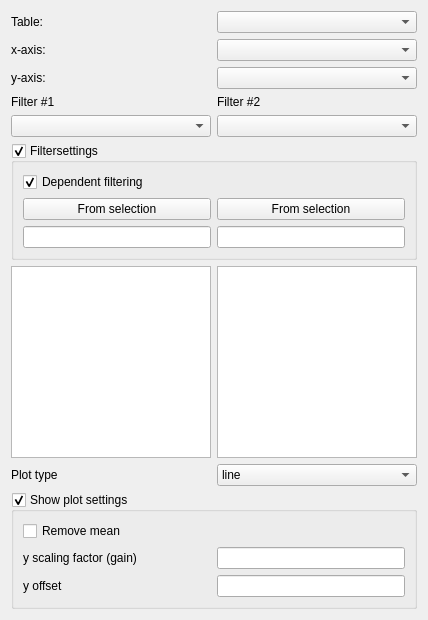
               <widget class="QWidget" name="tab_3">
                <attribute name="title">
                 <string>Tab 3</string>
                </attribute>
                <layout class="QGridLayout" name="gridLayout_13">
                 <item row="0" column="0">
                  <layout class="QGridLayout" name="gridLayout_12">
                   <item row="0" column="0">
                    <widget class="QLabel" name="table_QLabel_3">
                     <property name="sizePolicy">
                      <sizepolicy hsizetype="Preferred" vsizetype="Fixed">
                       <horstretch>0</horstretch>
                       <verstretch>0</verstretch>
                      </sizepolicy>
                     </property>
                     <property name="minimumSize">
                      <size>
                       <width>92</width>
                       <height>0</height>
                      </size>
                     </property>
                     <property name="font">
                      <font>
                       <pointsize>9</pointsize>
                      </font>
                     </property>
                     <property name="text">
                      <string>Table:</string>
                     </property>
                    </widget>
                   </item>
                   <item row="1" column="0">
                    <widget class="QLabel" name="xcol_QLabel_3">
                     <property name="sizePolicy">
                      <sizepolicy hsizetype="Preferred" vsizetype="Fixed">
                       <horstretch>0</horstretch>
                       <verstretch>0</verstretch>
                      </sizepolicy>
                     </property>
                     <property name="minimumSize">
                      <size>
                       <width>92</width>
                       <height>0</height>
                      </size>
                     </property>
                     <property name="font">
                      <font>
                       <pointsize>9</pointsize>
                      </font>
                     </property>
                     <property name="text">
                      <string>x-axis:</string>
                     </property>
                    </widget>
                   </item>
                   <item row="1" column="1">
                    <widget class="QComboBox" name="xcol_ComboBox_3">
                     <property name="sizePolicy">
                      <sizepolicy hsizetype="Preferred" vsizetype="Fixed">
                       <horstretch>0</horstretch>
                       <verstretch>0</verstretch>
                      </sizepolicy>
                     </property>
                     <property name="minimumSize">
                      <size>
                       <width>87</width>
                       <height>0</height>
                      </size>
                     </property>
                     <property name="maximumSize">
                      <size>
                       <width>20000</width>
                       <height>16777215</height>
                      </size>
                     </property>
                     <property name="font">
                      <font>
                       <pointsize>9</pointsize>
                      </font>
                     </property>
                    </widget>
                   </item>
                   <item row="2" column="0">
                    <widget class="QLabel" name="ycol_QLabel_3">
                     <property name="sizePolicy">
                      <sizepolicy hsizetype="Preferred" vsizetype="Fixed">
                       <horstretch>0</horstretch>
                       <verstretch>0</verstretch>
                      </sizepolicy>
                     </property>
                     <property name="minimumSize">
                      <size>
                       <width>92</width>
                       <height>0</height>
                      </size>
                     </property>
                     <property name="font">
                      <font>
                       <pointsize>9</pointsize>
                      </font>
                     </property>
                     <property name="text">
                      <string>y-axis:</string>
                     </property>
                    </widget>
                   </item>
                   <item row="2" column="1">
                    <widget class="QComboBox" name="ycol_ComboBox_3">
                     <property name="sizePolicy">
                      <sizepolicy hsizetype="Preferred" vsizetype="Fixed">
                       <horstretch>0</horstretch>
                       <verstretch>0</verstretch>
                      </sizepolicy>
                     </property>
                     <property name="minimumSize">
                      <size>
                       <width>87</width>
                       <height>0</height>
                      </size>
                     </property>
                     <property name="maximumSize">
                      <size>
                       <width>2000</width>
                       <height>16777215</height>
                      </size>
                     </property>
                     <property name="font">
                      <font>
                       <pointsize>9</pointsize>
                      </font>
                     </property>
                    </widget>
                   </item>
                   <item row="0" column="1">
                    <widget class="QComboBox" name="table_ComboBox_3">
                     <property name="sizePolicy">
                      <sizepolicy hsizetype="Preferred" vsizetype="Fixed">
                       <horstretch>0</horstretch>
                       <verstretch>0</verstretch>
                      </sizepolicy>
                     </property>
                     <property name="minimumSize">
                      <size>
                       <width>87</width>
                       <height>0</height>
                      </size>
                     </property>
                     <property name="maximumSize">
                      <size>
                       <width>20000</width>
                       <height>16777215</height>
                      </size>
                     </property>
                     <property name="font">
                      <font>
                       <pointsize>9</pointsize>
                      </font>
                     </property>
                    </widget>
                   </item>
                  </layout>
                 </item>
                 <item row="2" column="0">
                  <layout class="QHBoxLayout" name="horizontalLayout_6">
                   <item>
                    <widget class="QLabel" name="label_9">
                     <property name="font">
                      <font>
                       <pointsize>9</pointsize>
                      </font>
                     </property>
                     <property name="text">
                      <string>Plot type</string>
                     </property>
                    </widget>
                   </item>
                   <item>
                    <widget class="QComboBox" name="PlotType_comboBox_3">
                     <property name="font">
                      <font>
                       <pointsize>9</pointsize>
                      </font>
                     </property>
                     <item>
                      <property name="text">
                       <string>line</string>
                      </property>
                     </item>
                     <item>
                      <property name="text">
                       <string>line and marker</string>
                      </property>
                     </item>
                     <item>
                      <property name="text">
                       <string>line and cross</string>
                      </property>
                     </item>
                     <item>
                      <property name="text">
                       <string>marker</string>
                      </property>
                     </item>
                     <item>
                      <property name="text">
                       <string>step-pre</string>
                      </property>
                     </item>
                     <item>
                      <property name="text">
                       <string>step-post</string>
                      </property>
                     </item>
                     <item>
                      <property name="text">
                       <string>frequency</string>
                      </property>
                     </item>
                    </widget>
                   </item>
                  </layout>
                 </item>
                 <item row="3" column="0">
                  <widget class="QGroupBox" name="plot_settings_3">
                   <property name="title">
                    <string>Show plot settings</string>
                   </property>
                   <property name="checkable">
                    <bool>true</bool>
                   </property>
                   <property name="checked">
                    <bool>true</bool>
                   </property>
                   <layout class="QGridLayout" name="gridLayout_20">
                    <item row="0" column="0">
                     <layout class="QGridLayout" name="gridLayout_19">
                      <item row="0" column="0">
                       <widget class="QCheckBox" name="checkBox_remove_mean3">
                        <property name="text">
                         <string>Remove mean</string>
                        </property>
                       </widget>
                      </item>
                      <item row="1" column="0">
                       <widget class="QLabel" name="label_13">
                        <property name="minimumSize">
                         <size>
                          <width>131</width>
                          <height>0</height>
                         </size>
                        </property>
                        <property name="toolTip">
                         <string>a in y=ax+b</string>
                        </property>
                        <property name="text">
                         <string>y scaling factor (gain)</string>
                        </property>
                       </widget>
                      </item>
                      <item row="1" column="1">
                       <widget class="QLineEdit" name="LineEditFactor3">
                        <property name="sizePolicy">
                         <sizepolicy hsizetype="Preferred" vsizetype="Fixed">
                          <horstretch>0</horstretch>
                          <verstretch>0</verstretch>
                         </sizepolicy>
                        </property>
                        <property name="toolTip">
                         <string>a in y=ax+b</string>
                        </property>
                        <property name="text">
                         <string/>
                        </property>
                       </widget>
                      </item>
                      <item row="2" column="0">
                       <widget class="QLabel" name="label_16">
                        <property name="minimumSize">
                         <size>
                          <width>131</width>
                          <height>0</height>
                         </size>
                        </property>
                        <property name="toolTip">
                         <string>b in y=ax+b</string>
                        </property>
                        <property name="text">
                         <string>y offset</string>
                        </property>
                       </widget>
                      </item>
                      <item row="2" column="1">
                       <widget class="QLineEdit" name="LineEditOffset3">
                        <property name="sizePolicy">
                         <sizepolicy hsizetype="Preferred" vsizetype="Fixed">
                          <horstretch>0</horstretch>
                          <verstretch>0</verstretch>
                         </sizepolicy>
                        </property>
                        <property name="toolTip">
                         <string>b in y=ax+b</string>
                        </property>
                        <property name="text">
                         <string/>
                        </property>
                       </widget>
                      </item>
                     </layout>
                    </item>
                   </layout>
                   <zorder></zorder>
                  </widget>
                 </item>
                 <item row="1" column="0">
                  <layout class="QGridLayout" name="gridLayout_11">
                   <item row="3" column="0">
                    <widget class="QListWidget" name="Filter1_QListWidget_3">
                     <property name="minimumSize">
                      <size>
                       <width>89</width>
                       <height>60</height>
                      </size>
                     </property>
                     <property name="maximumSize">
                      <size>
                       <width>200</width>
                       <height>16777215</height>
                      </size>
                     </property>
                     <property name="font">
                      <font>
                       <pointsize>9</pointsize>
                      </font>
                     </property>
                     <property name="selectionMode">
                      <enum>QAbstractItemView::ExtendedSelection</enum>
                     </property>
                    </widget>
                   </item>
                   <item row="0" column="0">
                    <widget class="QLabel" name="Filter1_QLabel_3">
                     <property name="enabled">
                      <bool>true</bool>
                     </property>
                     <property name="sizePolicy">
                      <sizepolicy hsizetype="Preferred" vsizetype="Fixed">
                       <horstretch>0</horstretch>
                       <verstretch>0</verstretch>
                      </sizepolicy>
                     </property>
                     <property name="minimumSize">
                      <size>
                       <width>89</width>
                       <height>0</height>
                      </size>
                     </property>
                     <property name="maximumSize">
                      <size>
                       <width>200</width>
                       <height>16777215</height>
                      </size>
                     </property>
                     <property name="font">
                      <font>
                       <pointsize>9</pointsize>
                      </font>
                     </property>
                     <property name="text">
                      <string>Filter #1</string>
                     </property>
                    </widget>
                   </item>
                   <item row="0" column="1">
                    <widget class="QLabel" name="Filter2_QLabel_3">
                     <property name="enabled">
                      <bool>true</bool>
                     </property>
                     <property name="sizePolicy">
                      <sizepolicy hsizetype="Preferred" vsizetype="Fixed">
                       <horstretch>0</horstretch>
                       <verstretch>0</verstretch>
                      </sizepolicy>
                     </property>
                     <property name="minimumSize">
                      <size>
                       <width>90</width>
                       <height>0</height>
                      </size>
                     </property>
                     <property name="maximumSize">
                      <size>
                       <width>200</width>
                       <height>16777215</height>
                      </size>
                     </property>
                     <property name="font">
                      <font>
                       <pointsize>9</pointsize>
                      </font>
                     </property>
                     <property name="text">
                      <string>Filter #2</string>
                     </property>
                    </widget>
                   </item>
                   <item row="1" column="0">
                    <widget class="QComboBox" name="Filter1_ComboBox_3">
                     <property name="sizePolicy">
                      <sizepolicy hsizetype="Preferred" vsizetype="Fixed">
                       <horstretch>0</horstretch>
                       <verstretch>0</verstretch>
                      </sizepolicy>
                     </property>
                     <property name="minimumSize">
                      <size>
                       <width>89</width>
                       <height>0</height>
                      </size>
                     </property>
                     <property name="maximumSize">
                      <size>
                       <width>200</width>
                       <height>16777215</height>
                      </size>
                     </property>
                     <property name="font">
                      <font>
                       <pointsize>9</pointsize>
                      </font>
                     </property>
                    </widget>
                   </item>
                   <item row="1" column="1">
                    <widget class="QComboBox" name="Filter2_ComboBox_3">
                     <property name="sizePolicy">
                      <sizepolicy hsizetype="Preferred" vsizetype="Fixed">
                       <horstretch>0</horstretch>
                       <verstretch>0</verstretch>
                      </sizepolicy>
                     </property>
                     <property name="minimumSize">
                      <size>
                       <width>90</width>
                       <height>0</height>
                      </size>
                     </property>
                     <property name="maximumSize">
                      <size>
                       <width>200</width>
                       <height>16777215</height>
                      </size>
                     </property>
                     <property name="font">
                      <font>
                       <pointsize>9</pointsize>
                      </font>
                     </property>
                    </widget>
                   </item>
                   <item row="3" column="1">
                    <widget class="QListWidget" name="Filter2_QListWidget_3">
                     <property name="minimumSize">
                      <size>
                       <width>90</width>
                       <height>60</height>
                      </size>
                     </property>
                     <property name="maximumSize">
                      <size>
                       <width>200</width>
                       <height>16777215</height>
                      </size>
                     </property>
                     <property name="font">
                      <font>
                       <pointsize>9</pointsize>
                      </font>
                     </property>
                     <property name="selectionMode">
                      <enum>QAbstractItemView::ExtendedSelection</enum>
                     </property>
                    </widget>
                   </item>
                   <item row="2" column="0" colspan="2">
                    <widget class="QGroupBox" name="filtersettings3">
                     <property name="title">
                      <string>Filtersettings</string>
                     </property>
                     <property name="checkable">
                      <bool>true</bool>
                     </property>
                     <property name="checked">
                      <bool>true</bool>
                     </property>
                     <layout class="QGridLayout" name="gridLayout_24">
                      <item row="0" column="0" colspan="2">
                       <widget class="QCheckBox" name="dependent_filtering3">
                        <property name="toolTip">
                         <string>&lt;html&gt;&lt;head/&gt;&lt;body&gt;&lt;p&gt;Only show items that remains after filtering using the other filter selection.&lt;/p&gt;&lt;p&gt;&lt;br/&gt;&lt;/p&gt;&lt;p&gt;Ex:&lt;/p&gt;&lt;p&gt;1. Choose filter 1 or 2 and select items.&lt;/p&gt;&lt;p&gt;2. Choose the other filter. The list is now filled with items from the chosen filter that isn't excluded by the other filter.&lt;/p&gt;&lt;p&gt;&lt;br/&gt;&lt;/p&gt;&lt;p&gt;Reselecting the filter column resets the selection for current filter list.&lt;/p&gt;&lt;/body&gt;&lt;/html&gt;</string>
                        </property>
                        <property name="text">
                         <string>Dependent filtering</string>
                        </property>
                        <property name="checked">
                         <bool>true</bool>
                        </property>
                       </widget>
                      </item>
                      <item row="1" column="0">
                       <widget class="QPushButton" name="select_button_t3f1">
                        <property name="toolTip">
                         <string>&lt;html&gt;&lt;head/&gt;&lt;body&gt;&lt;p&gt;Select items in list with from selected features in the selected layer containing a column with the same name as the selected filter column.&lt;/p&gt;&lt;p&gt;&lt;br/&gt;&lt;/p&gt;&lt;/body&gt;&lt;/html&gt;</string>
                        </property>
                        <property name="text">
                         <string>From selection</string>
                        </property>
                       </widget>
                      </item>
                      <item row="1" column="1">
                       <widget class="QPushButton" name="select_button_t3f2">
                        <property name="toolTip">
                         <string>&lt;html&gt;&lt;head/&gt;&lt;body&gt;&lt;p&gt;Select items in list with from selected features in the selected layer containing a column with the same name as the selected filter column.&lt;/p&gt;&lt;p&gt;&lt;br/&gt;&lt;/p&gt;&lt;/body&gt;&lt;/html&gt;</string>
                        </property>
                        <property name="text">
                         <string>From selection</string>
                        </property>
                       </widget>
                      </item>
                      <item row="2" column="0">
                       <widget class="QLineEdit" name="listfilter_1_3">
                        <property name="toolTip">
                         <string>&lt;html&gt;&lt;head/&gt;&lt;body&gt;&lt;p&gt;Filter list for words containg given string.&lt;/p&gt;&lt;p&gt;Supply a list of words separated by ;&lt;/p&gt;&lt;p&gt;Ex: Rb;Br&lt;/p&gt;&lt;p&gt;Ex: Chlor;Sodi;Calc&lt;/p&gt;&lt;p&gt;Case insensitive.&lt;/p&gt;&lt;/body&gt;&lt;/html&gt;</string>
                        </property>
                       </widget>
                      </item>
                      <item row="2" column="1">
                       <widget class="QLineEdit" name="listfilter_2_3">
                        <property name="toolTip">
                         <string>&lt;html&gt;&lt;head/&gt;&lt;body&gt;&lt;p&gt;Filter list for words containg given string.&lt;/p&gt;&lt;p&gt;Supply a list of words separated by ;&lt;/p&gt;&lt;p&gt;Ex: Rb;Br&lt;/p&gt;&lt;p&gt;Ex: Chlor;Sodi;Calc&lt;/p&gt;&lt;p&gt;Case insensitive.&lt;/p&gt;&lt;/body&gt;&lt;/html&gt;</string>
                        </property>
                       </widget>
                      </item>
                     </layout>
                    </widget>
                   </item>
                  </layout>
                 </item>
                </layout>
               </widget>
